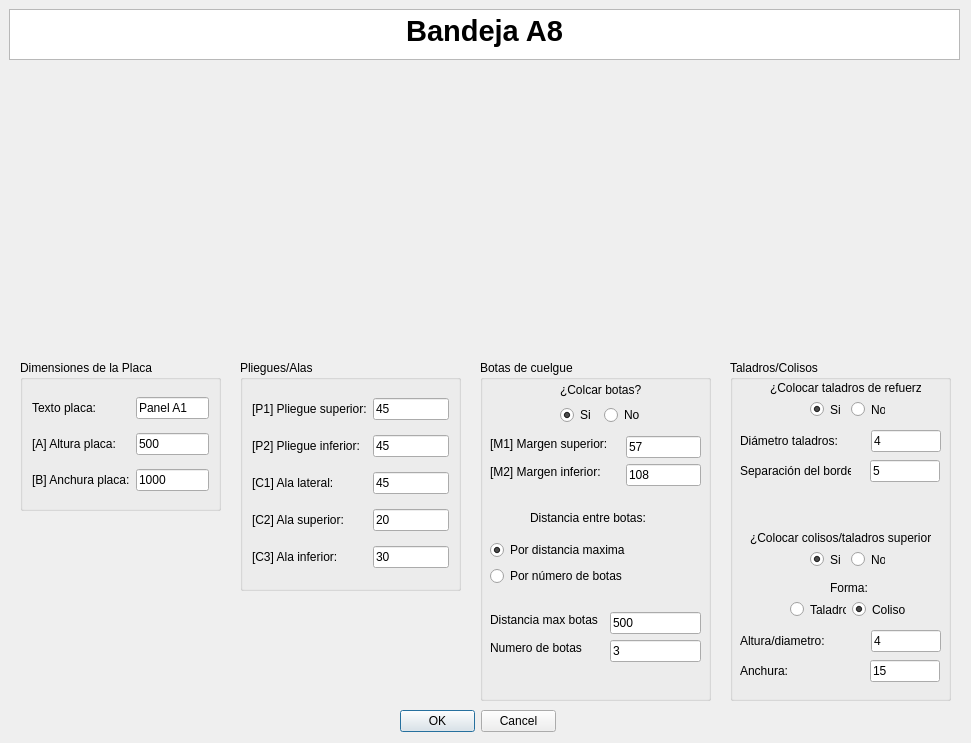
<?xml version="1.0" encoding="UTF-8"?>
<ui version="4.0">
 <class>MyPositionDialog</class>
 <widget class="QDialog" name="MyPositionDialog">
  <property name="geometry">
   <rect>
    <x>0</x>
    <y>0</y>
    <width>971</width>
    <height>743</height>
   </rect>
  </property>
  <property name="windowTitle">
   <string>Enter Position</string>
  </property>
  <property name="whatsThis">
   <string>&lt;html&gt;&lt;head/&gt;&lt;body&gt;&lt;p&gt;Esta ventana de KSDpanel te permite introducir todas las medidas correspondientes del panel seleccionado.&lt;/p&gt;&lt;p&gt;Recuerda que todas las medidas deben de ir en milimetros (mm).&lt;/p&gt;&lt;/body&gt;&lt;/html&gt;</string>
  </property>
  <widget class="QDialogButtonBox" name="buttonBox">
   <property name="geometry">
    <rect>
     <x>400</x>
     <y>710</y>
     <width>156</width>
     <height>23</height>
    </rect>
   </property>
   <property name="orientation">
    <enum>Qt::Horizontal</enum>
   </property>
   <property name="standardButtons">
    <set>QDialogButtonBox::Cancel|QDialogButtonBox::Ok</set>
   </property>
  </widget>
  <widget class="QTextBrowser" name="textBrowser">
   <property name="geometry">
    <rect>
     <x>9</x>
     <y>9</y>
     <width>951</width>
     <height>51</height>
    </rect>
   </property>
   <property name="html">
    <string>&lt;!DOCTYPE HTML PUBLIC &quot;-//W3C//DTD HTML 4.0//EN&quot; &quot;http://www.w3.org/TR/REC-html40/strict.dtd&quot;&gt;
&lt;html&gt;&lt;head&gt;&lt;meta name=&quot;qrichtext&quot; content=&quot;1&quot; /&gt;&lt;style type=&quot;text/css&quot;&gt;
p, li { white-space: pre-wrap; }
&lt;/style&gt;&lt;/head&gt;&lt;body style=&quot; font-family:'MS Shell Dlg 2'; font-size:8.25pt; font-weight:400; font-style:normal;&quot;&gt;
&lt;p align=&quot;center&quot; style=&quot; margin-top:0px; margin-bottom:0px; margin-left:0px; margin-right:0px; -qt-block-indent:0; text-indent:0px;&quot;&gt;&lt;span style=&quot; font-size:22pt; font-weight:600;&quot;&gt;Bandeja A8&lt;/span&gt;&lt;/p&gt;&lt;/body&gt;&lt;/html&gt;</string>
   </property>
  </widget>
  <widget class="QGroupBox" name="groupBox">
   <property name="geometry">
    <rect>
     <x>480</x>
     <y>360</y>
     <width>231</width>
     <height>341</height>
    </rect>
   </property>
   <property name="styleSheet">
    <string notr="true">font: 10pt &quot;MS Shell Dlg 2&quot;;</string>
   </property>
   <property name="title">
    <string>Botas de cuelgue</string>
   </property>
   <widget class="QLineEdit" name="numeroBotasUI">
    <property name="geometry">
     <rect>
      <x>130</x>
      <y>280</y>
      <width>91</width>
      <height>22</height>
     </rect>
    </property>
    <property name="text">
     <string>3</string>
    </property>
   </widget>
   <widget class="QLineEdit" name="distanciaEntreBotasUI">
    <property name="geometry">
     <rect>
      <x>130</x>
      <y>252</y>
      <width>91</width>
      <height>22</height>
     </rect>
    </property>
    <property name="text">
     <string>500</string>
    </property>
   </widget>
   <widget class="QLabel" name="label_7">
    <property name="geometry">
     <rect>
      <x>10</x>
      <y>280</y>
      <width>98</width>
      <height>16</height>
     </rect>
    </property>
    <property name="text">
     <string>Numero de botas</string>
    </property>
   </widget>
   <widget class="QLabel" name="label_6">
    <property name="geometry">
     <rect>
      <x>10</x>
      <y>252</y>
      <width>114</width>
      <height>16</height>
     </rect>
    </property>
    <property name="text">
     <string>Distancia max botas</string>
    </property>
   </widget>
   <widget class="QLabel" name="label_3">
    <property name="geometry">
     <rect>
      <x>10</x>
      <y>76</y>
      <width>130</width>
      <height>16</height>
     </rect>
    </property>
    <property name="text">
     <string>[M1] Margen superior:</string>
    </property>
   </widget>
   <widget class="QLabel" name="label_5">
    <property name="geometry">
     <rect>
      <x>10</x>
      <y>104</y>
      <width>124</width>
      <height>16</height>
     </rect>
    </property>
    <property name="text">
     <string>[M2] Margen inferior:</string>
    </property>
   </widget>
   <widget class="QLineEdit" name="margenAUI">
    <property name="geometry">
     <rect>
      <x>146</x>
      <y>76</y>
      <width>75</width>
      <height>22</height>
     </rect>
    </property>
    <property name="text">
     <string>57</string>
    </property>
   </widget>
   <widget class="QLineEdit" name="margenBUI">
    <property name="geometry">
     <rect>
      <x>146</x>
      <y>104</y>
      <width>75</width>
      <height>22</height>
     </rect>
    </property>
    <property name="text">
     <string>108</string>
    </property>
   </widget>
   <widget class="QLabel" name="label_10">
    <property name="geometry">
     <rect>
      <x>50</x>
      <y>150</y>
      <width>125</width>
      <height>16</height>
     </rect>
    </property>
    <property name="text">
     <string>Distancia entre botas:</string>
    </property>
   </widget>
   <widget class="QWidget" name="layoutWidget">
    <property name="geometry">
     <rect>
      <x>80</x>
      <y>21</y>
      <width>85</width>
      <height>44</height>
     </rect>
    </property>
    <layout class="QGridLayout" name="gridLayout">
     <item row="0" column="0" colspan="2">
      <widget class="QLabel" name="label_2">
       <property name="mouseTracking">
        <bool>false</bool>
       </property>
       <property name="text">
        <string>¿Colcar botas?</string>
       </property>
       <property name="buddy">
        <cstring>label_2</cstring>
       </property>
      </widget>
     </item>
     <item row="1" column="0">
      <widget class="QRadioButton" name="crearBotasUI">
       <property name="text">
        <string>Si</string>
       </property>
       <property name="checked">
        <bool>true</bool>
       </property>
      </widget>
     </item>
     <item row="1" column="1">
      <widget class="QRadioButton" name="noCrearBotasUI">
       <property name="text">
        <string>No</string>
       </property>
      </widget>
     </item>
    </layout>
   </widget>
   <widget class="QWidget" name="">
    <property name="geometry">
     <rect>
      <x>10</x>
      <y>180</y>
      <width>147</width>
      <height>48</height>
     </rect>
    </property>
    <layout class="QVBoxLayout" name="verticalLayout">
     <item>
      <widget class="QRadioButton" name="parametroBotasUI_3">
       <property name="text">
        <string>Por distancia maxima</string>
       </property>
       <property name="checked">
        <bool>true</bool>
       </property>
      </widget>
     </item>
     <item>
      <widget class="QRadioButton" name="parametroBotasUI">
       <property name="text">
        <string>Por número de botas</string>
       </property>
      </widget>
     </item>
    </layout>
   </widget>
  </widget>
  <widget class="QGroupBox" name="groupBox_2">
   <property name="geometry">
    <rect>
     <x>240</x>
     <y>360</y>
     <width>221</width>
     <height>231</height>
    </rect>
   </property>
   <property name="styleSheet">
    <string notr="true">font: 10pt &quot;MS Shell Dlg 2&quot;;</string>
   </property>
   <property name="title">
    <string>Pliegues/Alas</string>
   </property>
   <layout class="QGridLayout" name="gridLayout_2">
    <item row="5" column="1">
     <widget class="QLineEdit" name="alaInferiorUI">
      <property name="text">
       <string>30</string>
      </property>
     </widget>
    </item>
    <item row="3" column="0">
     <widget class="QLabel" name="label_9">
      <property name="text">
       <string>[C1] Ala lateral:</string>
      </property>
     </widget>
    </item>
    <item row="3" column="1">
     <widget class="QLineEdit" name="alaIzquierdaUI">
      <property name="text">
       <string>45</string>
      </property>
     </widget>
    </item>
    <item row="4" column="0">
     <widget class="QLabel" name="label_11">
      <property name="text">
       <string>[C2] Ala superior:</string>
      </property>
     </widget>
    </item>
    <item row="0" column="0">
     <widget class="QLabel" name="label_13">
      <property name="text">
       <string>[P1] Pliegue superior:</string>
      </property>
     </widget>
    </item>
    <item row="5" column="0">
     <widget class="QLabel" name="label_12">
      <property name="text">
       <string>[C3] Ala inferior:</string>
      </property>
     </widget>
    </item>
    <item row="0" column="1">
     <widget class="QLineEdit" name="pliegueSuperiorUI">
      <property name="text">
       <string>45</string>
      </property>
     </widget>
    </item>
    <item row="4" column="1">
     <widget class="QLineEdit" name="alaSuperiorUI">
      <property name="text">
       <string>20</string>
      </property>
     </widget>
    </item>
    <item row="1" column="0">
     <widget class="QLabel" name="label_14">
      <property name="text">
       <string>[P2] Pliegue inferior:</string>
      </property>
     </widget>
    </item>
    <item row="1" column="1">
     <widget class="QLineEdit" name="pliegueInferiorUI">
      <property name="text">
       <string>45</string>
      </property>
     </widget>
    </item>
   </layout>
  </widget>
  <widget class="QLabel" name="imagenPanelUI">
   <property name="geometry">
    <rect>
     <x>220</x>
     <y>70</y>
     <width>521</width>
     <height>281</height>
    </rect>
   </property>
   <property name="text">
    <string/>
   </property>
   <property name="pixmap">
    <pixmap>../imagenes/REF_AH8cotas.jpg</pixmap>
   </property>
   <property name="scaledContents">
    <bool>true</bool>
   </property>
   <property name="wordWrap">
    <bool>false</bool>
   </property>
   <property name="margin">
    <number>0</number>
   </property>
   <property name="openExternalLinks">
    <bool>false</bool>
   </property>
  </widget>
  <widget class="QGroupBox" name="groupBox_3">
   <property name="geometry">
    <rect>
     <x>20</x>
     <y>360</y>
     <width>201</width>
     <height>151</height>
    </rect>
   </property>
   <property name="styleSheet">
    <string notr="true">font: 10pt &quot;MS Shell Dlg 2&quot;;</string>
   </property>
   <property name="title">
    <string>Dimensiones de la Placa</string>
   </property>
   <layout class="QGridLayout" name="gridLayout_3">
    <item row="1" column="0">
     <widget class="QLabel" name="label_8">
      <property name="text">
       <string>[A] Altura placa:</string>
      </property>
     </widget>
    </item>
    <item row="2" column="1">
     <widget class="QLineEdit" name="anchuraPlacaUI">
      <property name="text">
       <string>1000</string>
      </property>
     </widget>
    </item>
    <item row="1" column="1">
     <widget class="QLineEdit" name="alturaPlacaUI">
      <property name="text">
       <string>500</string>
      </property>
     </widget>
    </item>
    <item row="0" column="0">
     <widget class="QLabel" name="label">
      <property name="text">
       <string>Texto placa:</string>
      </property>
     </widget>
    </item>
    <item row="0" column="1">
     <widget class="QLineEdit" name="textoDescriptivoA0UI">
      <property name="text">
       <string>Panel A1</string>
      </property>
     </widget>
    </item>
    <item row="2" column="0">
     <widget class="QLabel" name="label_4">
      <property name="text">
       <string>[B] Anchura placa:</string>
      </property>
     </widget>
    </item>
   </layout>
  </widget>
  <widget class="QGroupBox" name="groupBox_4">
   <property name="geometry">
    <rect>
     <x>730</x>
     <y>360</y>
     <width>221</width>
     <height>341</height>
    </rect>
   </property>
   <property name="title">
    <string>Taladros/Colisos</string>
   </property>
   <widget class="QLabel" name="label_15">
    <property name="geometry">
     <rect>
      <x>40</x>
      <y>20</y>
      <width>151</width>
      <height>16</height>
     </rect>
    </property>
    <property name="text">
     <string>¿Colocar taladros de refuerzo?</string>
    </property>
   </widget>
   <widget class="QLabel" name="label_16">
    <property name="geometry">
     <rect>
      <x>10</x>
      <y>70</y>
      <width>125</width>
      <height>22</height>
     </rect>
    </property>
    <property name="text">
     <string>Diámetro taladros:</string>
    </property>
   </widget>
   <widget class="QLineEdit" name="diametroTaladrosUI">
    <property name="geometry">
     <rect>
      <x>141</x>
      <y>70</y>
      <width>70</width>
      <height>22</height>
     </rect>
    </property>
    <property name="text">
     <string>4</string>
    </property>
   </widget>
   <widget class="QLineEdit" name="distanciaBordeUI">
    <property name="geometry">
     <rect>
      <x>140</x>
      <y>100</y>
      <width>70</width>
      <height>22</height>
     </rect>
    </property>
    <property name="text">
     <string>5</string>
    </property>
   </widget>
   <widget class="QLabel" name="label_17">
    <property name="geometry">
     <rect>
      <x>10</x>
      <y>100</y>
      <width>111</width>
      <height>21</height>
     </rect>
    </property>
    <property name="text">
     <string>Separación del borde:</string>
    </property>
   </widget>
   <widget class="QLabel" name="label_18">
    <property name="geometry">
     <rect>
      <x>20</x>
      <y>170</y>
      <width>181</width>
      <height>16</height>
     </rect>
    </property>
    <property name="text">
     <string>¿Colocar colisos/taladros superiores?</string>
    </property>
   </widget>
   <widget class="QLabel" name="label_19">
    <property name="geometry">
     <rect>
      <x>100</x>
      <y>220</y>
      <width>41</width>
      <height>16</height>
     </rect>
    </property>
    <property name="text">
     <string>Forma:</string>
    </property>
   </widget>
   <widget class="QLineEdit" name="anchuraColisoUI">
    <property name="geometry">
     <rect>
      <x>140</x>
      <y>300</y>
      <width>70</width>
      <height>22</height>
     </rect>
    </property>
    <property name="text">
     <string>15</string>
    </property>
   </widget>
   <widget class="QLineEdit" name="alturaColisoUI">
    <property name="geometry">
     <rect>
      <x>141</x>
      <y>270</y>
      <width>70</width>
      <height>22</height>
     </rect>
    </property>
    <property name="text">
     <string>4</string>
    </property>
   </widget>
   <widget class="QLabel" name="label_20">
    <property name="geometry">
     <rect>
      <x>10</x>
      <y>300</y>
      <width>111</width>
      <height>21</height>
     </rect>
    </property>
    <property name="text">
     <string>Anchura:</string>
    </property>
   </widget>
   <widget class="QLabel" name="label_21">
    <property name="geometry">
     <rect>
      <x>10</x>
      <y>270</y>
      <width>125</width>
      <height>22</height>
     </rect>
    </property>
    <property name="text">
     <string>Altura/diametro:</string>
    </property>
   </widget>
   <widget class="QWidget" name="">
    <property name="geometry">
     <rect>
      <x>80</x>
      <y>40</y>
      <width>75</width>
      <height>19</height>
     </rect>
    </property>
    <layout class="QHBoxLayout" name="horizontalLayout">
     <item>
      <widget class="QRadioButton" name="crearTaladrosUI">
       <property name="text">
        <string>Si</string>
       </property>
       <property name="checked">
        <bool>true</bool>
       </property>
      </widget>
     </item>
     <item>
      <widget class="QRadioButton" name="noCrearTaladrosUI">
       <property name="text">
        <string>No</string>
       </property>
      </widget>
     </item>
    </layout>
   </widget>
   <widget class="QWidget" name="">
    <property name="geometry">
     <rect>
      <x>80</x>
      <y>190</y>
      <width>75</width>
      <height>19</height>
     </rect>
    </property>
    <layout class="QHBoxLayout" name="horizontalLayout_2">
     <item>
      <widget class="QRadioButton" name="crearColisoUI">
       <property name="text">
        <string>Si</string>
       </property>
       <property name="checked">
        <bool>true</bool>
       </property>
      </widget>
     </item>
     <item>
      <widget class="QRadioButton" name="noCrearColisoUI">
       <property name="text">
        <string>No</string>
       </property>
      </widget>
     </item>
    </layout>
   </widget>
   <widget class="QWidget" name="">
    <property name="geometry">
     <rect>
      <x>60</x>
      <y>240</y>
      <width>118</width>
      <height>19</height>
     </rect>
    </property>
    <layout class="QHBoxLayout" name="horizontalLayout_3">
     <item>
      <widget class="QRadioButton" name="taladroColisoUI">
       <property name="text">
        <string>Taladro</string>
       </property>
      </widget>
     </item>
     <item>
      <widget class="QRadioButton" name="colisoColisoUI">
       <property name="text">
        <string>Coliso</string>
       </property>
       <property name="checked">
        <bool>true</bool>
       </property>
      </widget>
     </item>
    </layout>
   </widget>
  </widget>
  <zorder>groupBox_2</zorder>
  <zorder>groupBox</zorder>
  <zorder>buttonBox</zorder>
  <zorder>textBrowser</zorder>
  <zorder>imagenPanelUI</zorder>
  <zorder>groupBox_3</zorder>
  <zorder>groupBox_4</zorder>
 </widget>
 <resources/>
 <connections>
  <connection>
   <sender>buttonBox</sender>
   <signal>accepted()</signal>
   <receiver>MyPositionDialog</receiver>
   <slot>accept()</slot>
   <hints>
    <hint type="sourcelabel">
     <x>248</x>
     <y>254</y>
    </hint>
    <hint type="destinationlabel">
     <x>157</x>
     <y>274</y>
    </hint>
   </hints>
  </connection>
  <connection>
   <sender>buttonBox</sender>
   <signal>rejected()</signal>
   <receiver>MyPositionDialog</receiver>
   <slot>reject()</slot>
   <hints>
    <hint type="sourcelabel">
     <x>316</x>
     <y>260</y>
    </hint>
    <hint type="destinationlabel">
     <x>286</x>
     <y>274</y>
    </hint>
   </hints>
  </connection>
 </connections>
</ui>
